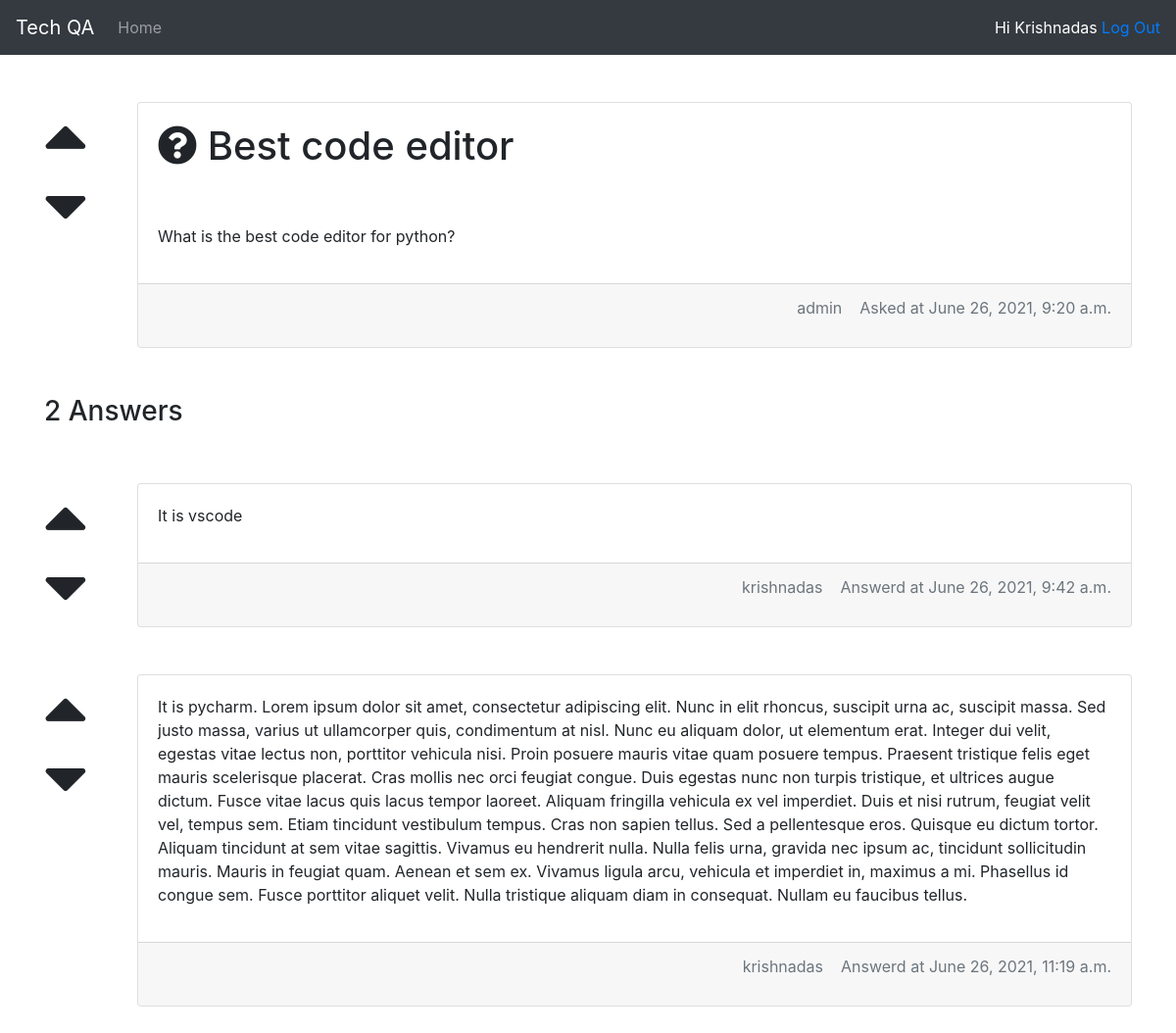
Screenshot of /2/question (signed in) with the database file from the repository.
### techqa/models.py (models this page shows)
class Question(models.Model):
    title = models.CharField(max_length=255)
    content = models.TextField()
    question_author = models.ForeignKey(User, on_delete=models.CASCADE)
    created_at = models.DateTimeField(auto_now_add=True)
    updated_at = models.DateTimeField(auto_now=True)
    def __str__(self):
        return self.title

class Answer(models.Model):
    question_id =models.ForeignKey(Question, on_delete=models.CASCADE)
    answer = models.TextField()
    is_accepted_answer =models.BooleanField(default=False)
    answer_author = models.ForeignKey(User, on_delete=models.CASCADE)
    created_at = models.DateTimeField(auto_now_add=True)
    updated_at = models.DateTimeField(auto_now=True)

### techqa/views.py (the view)
# urls.py: path('<int:question_id>/question', views.show_question, name='show_question'),
def show_question(request, question_id):
    try:
        question = Question.objects.get(pk=question_id)
        answers = Answer.objects.filter(question_id=question_id)
    except Question.DoesNotExist:
        raise Http404("Question does not exist")
    except Answer.DoesNotExist:
        answers = None
    return render(request,'question/show.html', {'question': question, 'answers': answers})

### techqa/templates/question/show.html (shortened to what this page needs)
{% extends "base.html" %}
{% block content %}
<div class="row">
    <div class="col-md-1">
        <i class="fa fa-caret-up up-vote"></i>
        <br>
        <i class="fa fa-caret-down up-vote"></i>
    </div>
    <div class="col-md-11">
        <div class="card">
            <div class="card-body">
                <h1><i class="fa fa-question-circle" aria-hidden="true"></i>
                {{question}}</h1>
                <br><br>
                <p>{{question.content }}</p>
            </div>
            <div class="card-footer text-muted">
                <p class="answer-author">
                    {{question.question_author }}
                    &nbsp;&nbsp;
                    Asked at {{question.created_at }}
                </p>
            </div>
        </div>
    </div>
</div>
<br><br>
<h3>{{answers.count}} Answers</h3>
<br><br>
    {% for a in answers.all %}
        <div class="row">
            <div class="col-md-1">
                <i class="fa fa-caret-up up-vote"></i>
                <br>
                <i class="fa fa-caret-down up-vote"></i>
            </div>
            <div class="col-md-11">
                <div class="card">
                    <div class="card-body">
                        <p>{{a.answer }}</p>
                    </div>
                    <div class="card-footer text-muted">
                        <p class="answer-author">
                            {{a.answer_author }}
                            &nbsp;&nbsp;
                            Answerd at {{a.created_at }}
                        </p>
                    </div>
                </div>
            </div>
        </div>
        <br><br>
    {% endfor %}
{% endblock %}

### techqa/templates/base.html (shortened to what this page needs)
<!doctype html>
<html lang="en">
  <head>
    <link rel="stylesheet" href="https://cdn.jsdelivr.net/npm/bootstrap@4.6.0/dist/css/bootstrap.min.css">
    <link rel="stylesheet" href="https://cdnjs.cloudflare.com/ajax/libs/font-awesome/5.15.3/css/all.min.css" />
  </head>
  <body>
    <nav class="navbar navbar-expand-md bg-dark navbar-dark">
        <a class="navbar-brand" href="#">Tech QA</a>
        <div class="collapse navbar-collapse" id="collapsibleNavbar">
          <ul class="navbar-nav">
            <li class="nav-item">
              <a class="nav-link" href="/">Home</a>
            </li>
          </ul>
        </div>
        {% if user %}
          <span class="welcome-user">Hi {{user | title}}</span>&nbsp;
          <a href="{% url 'logout' %}">Log Out</a>
        {% endif %}
      </nav>
    <div class="container">
      <br><br>
            {% block content %}{% endblock %}
    </div>
  </body>
</html>

### techqa/templates/base.html (style rules this page uses)
.welcome-user { float: right; color: white; }

### techqa/templates/question/show.html (style rules this page uses)
.answer-author { float: right; }
.up-vote { font-size: 70px; }

### rows the page displays
Question: title "Best code editor", content "What is the best code editor for python?", question_author "admin", created_at "June 26, 2021, 9:20 a.m."
Answer: answer "It is vscode", answer_author "krishnadas", created_at "June 26, 2021, 9:42 a.m."
Answer: answer "It is pycharm. Lorem ipsum dolor sit amet, consectetur adipiscing elit. Nunc in elit rhoncus, suscipit urna ac, suscipit massa. Sed justo massa, varius ut ullamcorper quis, condimentum at nisl. Nunc eu aliquam dolor, ut elementum erat. Integer dui velit, egestas vitae lectus non, porttitor vehicula nisi. Proin posuere mauris vitae quam posuere tempus. Praesent tristique felis eget mauris scelerisque placerat. Cras mollis nec orci feugiat congue. Duis egestas nunc non turpis tristique, et ultrices augue dictum. Fusce vitae lacus quis lacus tempor laoreet. Aliquam fringilla vehicula ex vel imperdiet. Duis et nisi rutrum, feugiat velit vel, tempus sem. Etiam tincidunt vestibulum tempus. Cras…", answer_author "krishnadas", created_at "June 26, 2021, 11:19 a.m."

### other values shown
{{ user | title }} "Krishnadas"
{{ answers.count }} "2"
